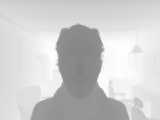
#> input picture Homework2/image/depth_2x.png, 160 x 120 px
$ python Interpolation.py
#> lines starting #> are read from the running program, lines starting #| are printed output that depends on the picture
#> further down, img_depth_2x is the input picture: shape (120, 160); min 128, max 254, mean 205.3
import numpy as np
import math
import cv2


def bi_linear_interpolation(input_img, output_h, output_w):
    """
    双线性插值
    :param input_img: 输入图像
    :param output_h: 输出图片的高
    :param output_w: 输出图片的宽
    :return: 双线性插值后的图像
    """
#> called with output_h = 240, output_w = 320
    input_h, input_w = input_img.shape
#> input_h = 120; input_w = 160

    output_img = np.zeros((output_h, output_w))

    for i in range(output_h):
        for j in range(output_w):
            # 输出图片中坐标 （i，j）对应至输入图片中的最近的四个点点（x1，y1）（x2, y2），（x3， y3），(x4，y4)的均值
            temp_x = i / output_h * input_h
            temp_y = j / output_w * input_w

            x1 = math.floor(temp_x)
            y1 = math.floor(temp_y)

            u = temp_x - x1
            v = temp_y - y1

            x2 = x1
            y2 = y1 + 1

            x3 = x1 + 1
            y3 = y1

            x4 = x1 + 1
            y4 = y1 + 1

            # 防止越界
            if x4 >= input_h:
                x4 = input_h - 1
                x2 = x4
                x1 = x4 - 1
                x3 = x4 - 1
            if y4 >= input_w:
                y4 = input_w - 1
                y3 = y4
                y1 = y4 - 1
                y2 = y4 - 1

            # 插值
            output_img[i, j] = (1 - u) * (1 - v) * int(input_img[x1, y1]) + (1 - u) * v * int(
                input_img[x2, y2]) + u * (1 - v) * int(input_img[x3, y3]) + u * v * int(
                input_img[x4, y4])

    return output_img


# [51 lines left out: function bi_linear_interpolation_rgb, not called in this run]


# 产生16个像素点不同的权重
def bi_cubic_weight(x):
    x = abs(x)
    if x <= 1:
        return 1 - 2.5 * (x ** 2) + 1.5 * (x ** 3)
    elif x < 2:
        return 2 - 4 * x + 2.5 * (x ** 2) - 0.5 * (x ** 3)
    else:
        return 0


def bi_cubic_interpolation(input_img, output_h, output_w):
    """
    双立方插值
    :param input_img: 输入图像
    :param output_h: 输出图像的高
    :param output_w: 输出图像的宽
    :return: 双立方插值后的图像
    """
#> called with output_h = 240, output_w = 320
    input_h, input_w = input_img.shape
#> input_h = 120; input_w = 160

    output_img = np.zeros((output_h, output_w))
    for i in range(output_h):
        for j in range(output_w):
            temp_x = i / output_h * input_h
            temp_y = j / output_w * input_w

            x = math.floor(temp_x)
            y = math.floor(temp_y)

            u = temp_x - x
            v = temp_y - y

            tmp = 0
            for ii in range(-1, 3):
                for jj in range(-1, 3):
                    if x + ii < 0 or y + jj < 0 or x + ii >= input_h or y + jj >= input_w:
                        continue
                    tmp += input_img[x + ii, y + jj] * bi_cubic_weight(ii - u) * bi_cubic_weight(jj - v)
            output_img[i, j] = tmp
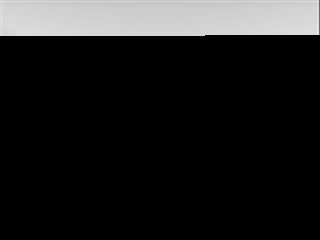
#> output_img: shape (240, 320) float64; min 0, max 236.4, mean 31.1
    return output_img


# [31 lines left out: function bi_cubic_interpolation_rgb, not called in this run]


if __name__ == '__main__':
    # 读取图片
    img_depth_2x_path = './image/depth_2x.png'
    img_depth_2x = cv2.imread(img_depth_2x_path, 2)
    img_depth_2x_bi_linear_out = bi_linear_interpolation(img_depth_2x, 240, 320)
#> (the run stopped early here; a loop or call above may not have finished)
